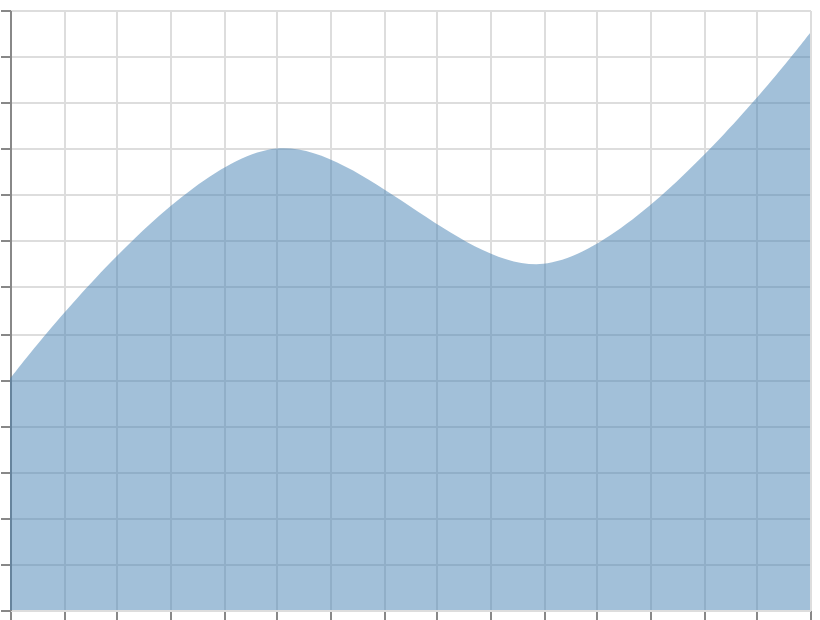

Vega-Lite specification stored for this chart:
### Vega specification from a JSON file in a GitHub repository (floating-point values rounded to 4 significant figures)
{"$schema": "https://vega.github.io/schema/vega/v6.json", "width": 400, "height": 300, "padding": 5, "autosize": "none", "data": [{"name": "table", "values": [{"x": 0, "y": 10}, {"x": 1, "y": 20}, {"x": 2, "y": 15}, {"x": 3, "y": 25}]}], "scales": [{"name": "x", "type": "linear", "domain": {"data": "table", "field": "x"}, "range": "width", "nice": true}, {"name": "y", "type": "linear", "domain": {"data": "table", "field": "y"}, "range": [{"signal": "height"}, 0], "nice": true}], "marks": [{"type": "area", "from": {"data": "table"}, "encode": {"update": {"x": {"scale": "x", "field": "x"}, "y": {"scale": "y", "field": "y"}, "y2": {"scale": "y", "value": 0}, "fill": {"value": "steelblue"}, "fillOpacity": {"value": 0.5}, "interpolate": {"value": "catmull-rom"}, "tension": {"value": 1}}}}], "axes": [{"scale": "x", "orient": "bottom", "grid": true, "labels": false}, {"scale": "y", "orient": "left", "grid": true, "labels": false}]}
